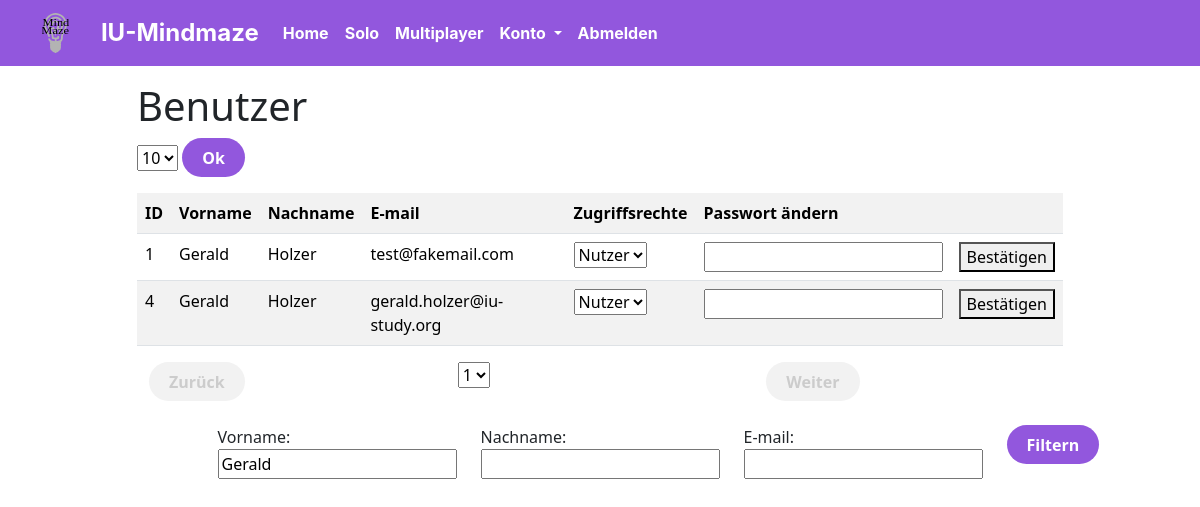
The app's page /src/html-php-view/userManagement.php?Vorname=Gerald (signed in) with its own data.
### tables this page shows
CREATE TABLE `benutzer` (
  `BenutzerID` int(12) NOT NULL,
  `StudiengangID` int(12) DEFAULT NULL,
  `ZugriffsrechteID` int(12) DEFAULT NULL,
  `Vorname` varchar(50) DEFAULT NULL,
  `Nachname` varchar(50) DEFAULT NULL,
  `Email` varchar(100) DEFAULT NULL,
  `Passwort` varchar(5000) DEFAULT NULL
);

### src/html-php-view/userManagement.php (the view, shortened to what this page needs)
<!DOCTYPE html>
<html lang="de">
<head>
    <link href="https://cdn.jsdelivr.net/npm/bootstrap@5.0.2/dist/css/bootstrap.min.css" rel="stylesheet"
>
    <link rel="stylesheet" type="text/css" href="../css/style.css">
    <link rel="stylesheet" href="../css/main.css">
</head>
<body>
    <?php
    include ("navbar.php");
    include "../html-php-view/dbconnect.php";
    $con = new mysqli($servername, $username, $password, $dbname);
    $qryVorname = isset ($_GET['Vorname']) ? $_GET['Vorname'] : "";
    $qryNachname = isset ($_GET['Nachname']) ? $_GET['Nachname'] : "";
    $qryEmail = isset ($_GET['Email']) ? $_GET['Email'] : "";
    $whereClause = "WHERE 1";
    $qryVorname = mysqli_real_escape_string($con, $qryVorname);
    $qryNachname = mysqli_real_escape_string($con, $qryNachname);
    $qryEmail = mysqli_real_escape_string($con, $qryEmail);
    if (!empty ($qryVorname)) {
        $whereClause .= " AND Vorname like '" . "%" . $qryVorname . "%" . "'";
    }
    $sql = "SELECT COUNT(*) AS total FROM benutzer $whereClause";
    $result = mysqli_query($con, $sql);
    if ($result) {
        $row = mysqli_fetch_assoc($result);
        $totalRecords = $row['total'];
    } else {
        echo "Fehler: " . mysqli_error($con);
    }
    $maxRecords = isset ($_GET['MaxRecords']) ? $_GET['MaxRecords'] : 10;
    $page = isset ($_GET['Page']) ? $_GET['Page'] : 1;
    $offset = $maxRecords * ($page - 1);
    $lastPage = ceil($totalRecords / $maxRecords);
    $sql = "SELECT * FROM benutzer $whereClause LIMIT $maxRecords OFFSET $offset";
    $result = $con->query($sql);
    ?>
    <div class="container">
        <div class="row">
            <div class="col-1"> </div>
            <div class="col-10">
                <h1 class="mt-3">Benutzer</h1>
                <form id="frmMaxRecords" action="userManagement.php" method="get">
                    <select name="MaxRecords">
                        <option value="10" <?php if ($maxRecords == 10) {
                            echo ("selected");
                        } ?>>10</option>
                    </select>
                    <button class="button-short" type="submit">Ok</button>
                </form>
                <form class="mt-3" method="post">
                    <table class='table table-striped'>
                        <tr>
                            <th>ID</th>
                            <th>Vorname</th>
                            <th>Nachname</th>
                            <th>E-mail</th>
                            <th>Zugriffsrechte</th>
                            <th>Passwort ändern</th>
                            <th></th>
                        </tr>
                        <?php
                        while ($row = $result->fetch_assoc()) {
                            echo "<tr>";
                            echo "<td>" . $row["BenutzerID"] . "</td>";
                            echo "<td>" . $row["Vorname"] . "</td>";
                            echo "<td>" . $row["Nachname"] . "</td>";
                            echo "<td>" . $row["Email"] . "</td>";
                            echo "<td>";
                            echo "<select id='rechte_" . $row["BenutzerID"] . "'>";
                            echo "<option value='1' " . ($row["ZugriffsrechteID"] == 1 ? "selected" : "") . ">Nutzer</option>";
                            echo "</select>";
                            echo "</td>";
                            echo "<td><input id='password_" . $row["BenutzerID"] . "' name='password' type='text'></td>";
                            echo "<td><button onclick='changePassword(" . $row["BenutzerID"] . "); event.preventDefault()'>Bestätigen</td>";
                            echo "</tr>";
                        }
                        ?>
                    </table>
                </form>
                <div class=container>
                    <div class="row">
                        <div class="col">
                            <form action="userManagement.php" method="get">
                                <button class="button-short" type="submit" <?php if ($page == 1) {
                                    echo "disabled";
                                } ?>>Zurück</button>
                            </form>
                        </div>
                        <div class="col">
                            <form id="pages" action="userManagement.php" method="get">
                                <select name="Page" id="changePage">
                                    <?php for ($i = 1; $i <= $lastPage; $i++) {
                                        echo "<option value='" . $i . "'";
                                        if ($i == $page) {
                                            echo " selected";
                                        }
                                        echo ">" . $i . "</option>";
                                    } ?>f
                                </select>
                            </form>
                        </div>
                        <div class="col">
                            <form action="userManagement.php" method="get">
                                <button class="button-short" type="submit" <?php if ($page == $lastPage) {
                                    echo "disabled";
                                } ?>>Weiter</button>
                            </form>
                        </div>
                    </div>
                </div>
            </div>
            <div class="col-1"> </div>
        </div>
    </div>
                <form class="mt-4" action="userManagement.php" method="GET">
                    <div class="container">
                        <div class="row">
                            <div class="col">
                            </div>
                            <div class="col">
                                <label for="Vorname">Vorname:</label>
                                <input type="text" id="Vorname" name="Vorname"
                                    value="<?php echo htmlspecialchars($qryVorname); ?>"><br><br>
                            </div>
                            <div class="col">
                                <label for="Nachname">Nachname:</label>
                                <input type="text" id="Nachname" name="Nachname"
                                    value="<?php echo htmlspecialchars($qryNachname); ?>"><br><br>
                            </div>
                            <div class="col">
                                <label for="Email">E-mail:</label>
                                <input type="text" id="Email" name="Email"
                                    value="<?php echo htmlspecialchars($qryEmail); ?>"><br><br>
                            </div>
                            <div class="col">
                                <input class="button-short" accept="" type="submit" value="Filtern">
                            </div>
                        </div>
                    </div>
                </form>
</body>
</html>

### src/css/style.css (style rules this page uses)
body { background-color: #E6E6E6; }
.button-short { background-color: #9257DD; color: white; font-weight: bold; border: none; border-radius: 50px; padding: 7.5px 20px; text-align: center; cursor: pointer; transition: 0.3s; }

### src/html-php-view/userManagement.php (style rules this page uses)
.button-short:disabled { background-color: #f2f2f2; border-color: #f2f2f2; color: #ccc; }

### records on screen
benutzer: BenutzerID "1", Vorname "Gerald", Nachname "Holzer", Email "test@fakemail.com", ZugriffsrechteID+BenutzerID "Nutzer"
benutzer: BenutzerID "4", Vorname "Gerald", Nachname "Holzer", Email "gerald.holzer@iu-study.org", ZugriffsrechteID+BenutzerID "Nutzer"

### other values on screen
form field Page "1"
